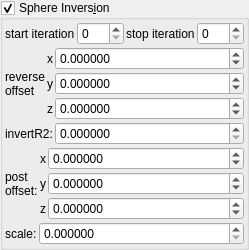
    <widget class="MyGroupBox" name="groupCheck_transf_sphere_inversion_enabled_false">
     <property name="title">
      <string>Sphere Invers&amp;ion</string>
     </property>
     <property name="checkable">
      <bool>true</bool>
     </property>
     <layout class="QVBoxLayout" name="verticalLayout_12" stretch="0,0,0,0,0">
      <property name="spacing">
       <number>2</number>
      </property>
      <property name="leftMargin">
       <number>2</number>
      </property>
      <property name="topMargin">
       <number>2</number>
      </property>
      <property name="rightMargin">
       <number>2</number>
      </property>
      <property name="bottomMargin">
       <number>2</number>
      </property>
      <item>
       <layout class="QHBoxLayout" name="horizontalLayout_15" stretch="0,1,0,1">
        <property name="topMargin">
         <number>0</number>
        </property>
        <item>
         <widget class="QLabel" name="label_87">
          <property name="text">
           <string>start iteration</string>
          </property>
          <property name="wordWrap">
           <bool>true</bool>
          </property>
         </widget>
        </item>
        <item>
         <widget class="MySpinBox" name="spinboxInt_transf_start_iterations_X">
          <property name="sizePolicy">
           <sizepolicy hsizetype="Minimum" vsizetype="Maximum">
            <horstretch>0</horstretch>
            <verstretch>0</verstretch>
           </sizepolicy>
          </property>
          <property name="minimum">
           <number>0</number>
          </property>
          <property name="maximum">
           <number>999</number>
          </property>
          <property name="value">
           <number>0</number>
          </property>
         </widget>
        </item>
        <item>
         <widget class="QLabel" name="label_78">
          <property name="text">
           <string>stop iteration</string>
          </property>
          <property name="wordWrap">
           <bool>true</bool>
          </property>
         </widget>
        </item>
        <item>
         <widget class="MySpinBox" name="spinboxInt_transf_stop_iterations_1">
          <property name="sizePolicy">
           <sizepolicy hsizetype="Preferred" vsizetype="Maximum">
            <horstretch>0</horstretch>
            <verstretch>0</verstretch>
           </sizepolicy>
          </property>
          <property name="maximum">
           <number>999</number>
          </property>
         </widget>
        </item>
       </layout>
      </item>
      <item>
       <layout class="QGridLayout" name="gridLayout_36" columnstretch="0,0,1">
        <property name="spacing">
         <number>2</number>
        </property>
        <item row="1" column="1">
         <widget class="QLabel" name="label_136">
          <property name="text">
           <string notr="true">y</string>
          </property>
         </widget>
        </item>
        <item row="0" column="1">
         <widget class="QLabel" name="label_127">
          <property name="text">
           <string notr="true">x</string>
          </property>
         </widget>
        </item>
        <item row="2" column="1">
         <widget class="QLabel" name="label_137">
          <property name="text">
           <string notr="true">z</string>
          </property>
         </widget>
        </item>
        <item row="0" column="0" rowspan="3">
         <widget class="QLabel" name="label_260">
          <property name="text">
           <string>reverse
offset</string>
          </property>
         </widget>
        </item>
        <item row="0" column="2">
         <widget class="MyDoubleSpinBox" name="spinbox3_transf_offset_000_x">
          <property name="sizePolicy">
           <sizepolicy hsizetype="Minimum" vsizetype="Maximum">
            <horstretch>0</horstretch>
            <verstretch>0</verstretch>
           </sizepolicy>
          </property>
          <property name="font">
           <font>
            <weight>50</weight>
            <bold>false</bold>
           </font>
          </property>
          <property name="prefix">
           <string/>
          </property>
          <property name="suffix">
           <string/>
          </property>
          <property name="decimals">
           <number>6</number>
          </property>
          <property name="minimum">
           <double>-99.989999999999995</double>
          </property>
          <property name="maximum">
           <double>99.989999999999995</double>
          </property>
          <property name="singleStep">
           <double>0.100000000000000</double>
          </property>
         </widget>
        </item>
        <item row="1" column="2">
         <widget class="MyDoubleSpinBox" name="spinbox3_transf_offset_000_y">
          <property name="sizePolicy">
           <sizepolicy hsizetype="Minimum" vsizetype="Maximum">
            <horstretch>0</horstretch>
            <verstretch>0</verstretch>
           </sizepolicy>
          </property>
          <property name="font">
           <font>
            <weight>50</weight>
            <bold>false</bold>
           </font>
          </property>
          <property name="prefix">
           <string/>
          </property>
          <property name="suffix">
           <string/>
          </property>
          <property name="decimals">
           <number>6</number>
          </property>
          <property name="minimum">
           <double>-99.989999999999995</double>
          </property>
          <property name="maximum">
           <double>99.989999999999995</double>
          </property>
          <property name="singleStep">
           <double>0.100000000000000</double>
          </property>
         </widget>
        </item>
        <item row="2" column="2">
         <widget class="MyDoubleSpinBox" name="spinbox3_transf_offset_000_z">
          <property name="sizePolicy">
           <sizepolicy hsizetype="Minimum" vsizetype="Maximum">
            <horstretch>0</horstretch>
            <verstretch>0</verstretch>
           </sizepolicy>
          </property>
          <property name="font">
           <font>
            <weight>50</weight>
            <bold>false</bold>
           </font>
          </property>
          <property name="prefix">
           <string/>
          </property>
          <property name="suffix">
           <string/>
          </property>
          <property name="decimals">
           <number>6</number>
          </property>
          <property name="minimum">
           <double>-99.989999999999995</double>
          </property>
          <property name="maximum">
           <double>99.989999999999995</double>
          </property>
          <property name="singleStep">
           <double>0.100000000000000</double>
          </property>
         </widget>
        </item>
       </layout>
      </item>
      <item>
       <layout class="QGridLayout" name="gridLayout_9" columnstretch="0,1">
        <item row="1" column="1">
         <widget class="MyDoubleSpinBox" name="spinbox_transf_scaleG_1">
          <property name="sizePolicy">
           <sizepolicy hsizetype="Minimum" vsizetype="Maximum">
            <horstretch>0</horstretch>
            <verstretch>0</verstretch>
           </sizepolicy>
          </property>
          <property name="prefix">
           <string/>
          </property>
          <property name="suffix">
           <string/>
          </property>
          <property name="decimals">
           <number>6</number>
          </property>
          <property name="minimum">
           <double>0.000000000000000</double>
          </property>
          <property name="maximum">
           <double>99.989999999999995</double>
          </property>
          <property name="singleStep">
           <double>0.100000000000000</double>
          </property>
         </widget>
        </item>
        <item row="1" column="0">
         <widget class="QLabel" name="label_34">
          <property name="text">
           <string>invertR2:</string>
          </property>
         </widget>
        </item>
       </layout>
      </item>
      <item>
       <layout class="QGridLayout" name="gridLayout_35" columnstretch="0,0,1">
        <property name="spacing">
         <number>2</number>
        </property>
        <item row="1" column="1">
         <widget class="QLabel" name="label_134">
          <property name="text">
           <string notr="true">y</string>
          </property>
         </widget>
        </item>
        <item row="0" column="1">
         <widget class="QLabel" name="label_126">
          <property name="text">
           <string notr="true">x</string>
          </property>
         </widget>
        </item>
        <item row="0" column="2">
         <widget class="MyDoubleSpinBox" name="spinbox3_transf_addition_constantP_000_x">
          <property name="sizePolicy">
           <sizepolicy hsizetype="Minimum" vsizetype="Maximum">
            <horstretch>0</horstretch>
            <verstretch>0</verstretch>
           </sizepolicy>
          </property>
          <property name="prefix">
           <string/>
          </property>
          <property name="suffix">
           <string/>
          </property>
          <property name="decimals">
           <number>6</number>
          </property>
          <property name="minimum">
           <double>-99.989999999999995</double>
          </property>
          <property name="maximum">
           <double>99.989999999999995</double>
          </property>
          <property name="singleStep">
           <double>0.100000000000000</double>
          </property>
         </widget>
        </item>
        <item row="1" column="2">
         <widget class="MyDoubleSpinBox" name="spinbox3_transf_addition_constantP_000_y">
          <property name="sizePolicy">
           <sizepolicy hsizetype="Minimum" vsizetype="Maximum">
            <horstretch>0</horstretch>
            <verstretch>0</verstretch>
           </sizepolicy>
          </property>
          <property name="prefix">
           <string/>
          </property>
          <property name="suffix">
           <string/>
          </property>
          <property name="decimals">
           <number>6</number>
          </property>
          <property name="minimum">
           <double>-99.989999999999995</double>
          </property>
          <property name="maximum">
           <double>99.989999999999995</double>
          </property>
          <property name="singleStep">
           <double>0.100000000000000</double>
          </property>
         </widget>
        </item>
        <item row="2" column="2">
         <widget class="MyDoubleSpinBox" name="spinbox3_transf_addition_constantP_000_z">
          <property name="sizePolicy">
           <sizepolicy hsizetype="Minimum" vsizetype="Maximum">
            <horstretch>0</horstretch>
            <verstretch>0</verstretch>
           </sizepolicy>
          </property>
          <property name="prefix">
           <string/>
          </property>
          <property name="suffix">
           <string/>
          </property>
          <property name="decimals">
           <number>6</number>
          </property>
          <property name="minimum">
           <double>-99.989999999999995</double>
          </property>
          <property name="maximum">
           <double>99.989999999999995</double>
          </property>
          <property name="singleStep">
           <double>0.100000000000000</double>
          </property>
         </widget>
        </item>
        <item row="2" column="1">
         <widget class="QLabel" name="label_135">
          <property name="text">
           <string notr="true">z</string>
          </property>
         </widget>
        </item>
        <item row="0" column="0" rowspan="3">
         <widget class="QLabel" name="label_259">
          <property name="text">
           <string>post
offset:</string>
          </property>
         </widget>
        </item>
       </layout>
      </item>
      <item>
       <layout class="QGridLayout" name="gridLayout_18" columnstretch="0,1">
        <item row="1" column="1">
         <widget class="MyDoubleSpinBox" name="spinbox_transf_scaleA_1">
          <property name="sizePolicy">
           <sizepolicy hsizetype="Minimum" vsizetype="Maximum">
            <horstretch>0</horstretch>
            <verstretch>0</verstretch>
           </sizepolicy>
          </property>
          <property name="prefix">
           <string/>
          </property>
          <property name="suffix">
           <string/>
          </property>
          <property name="decimals">
           <number>6</number>
          </property>
          <property name="minimum">
           <double>0.000000000000000</double>
          </property>
          <property name="maximum">
           <double>99.989999999999995</double>
          </property>
          <property name="singleStep">
           <double>0.100000000000000</double>
          </property>
         </widget>
        </item>
        <item row="1" column="0">
         <widget class="QLabel" name="label_35">
          <property name="text">
           <string>scale:</string>
          </property>
         </widget>
        </item>
       </layout>
      </item>
     </layout>
    </widget>
